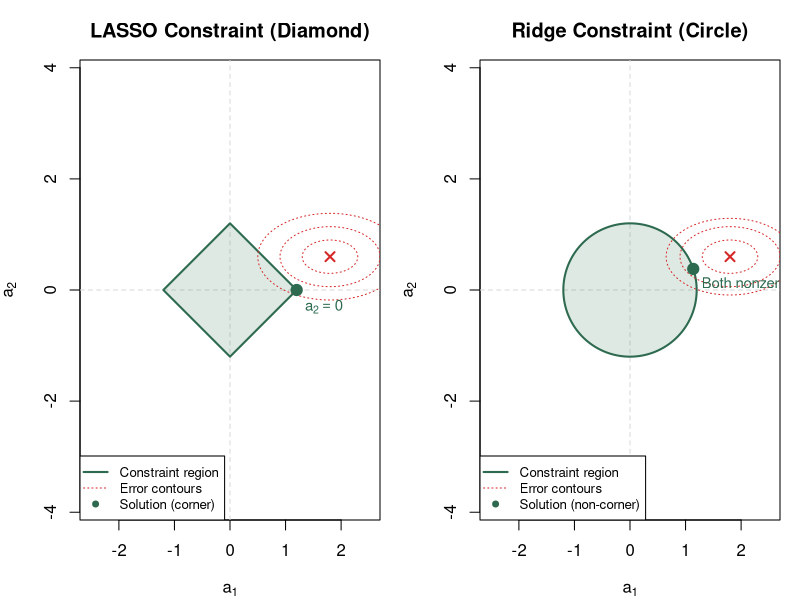

This chart was generated by the following R code:
## ---- chunk 1
#| label: plot-lasso-vs-ridge
#| fig-cap: "LASSO constraint (diamond) vs. Ridge constraint (circle). The error ellipses tend to touch the diamond at corners (where coefficients = 0) but touch the circle at non-corner points (all coefficients nonzero)."
#| fig-width: 8
#| fig-height: 4

par(mfrow = c(1, 2), mar = c(4, 4, 3, 1))

# --- LASSO (diamond) ---
plot(NULL, xlim = c(-2.5, 2.5), ylim = c(-2.5, 2.5), asp = 1,
     xlab = expression(a[1]), ylab = expression(a[2]),
     main = "LASSO Constraint (Diamond)")
abline(h = 0, v = 0, col = "gray85", lty = 2)

# Diamond constraint region
T_val <- 1.2
polygon(c(T_val, 0, -T_val, 0), c(0, T_val, 0, -T_val),
        col = rgb(0.18, 0.42, 0.31, 0.15), border = "#2d6a4f", lwd = 2)

# Error ellipses (centered away from origin)
theta <- seq(0, 2 * pi, length.out = 200)
cx <- 1.8; cy <- 0.6
for (r in c(0.5, 0.9, 1.3)) {
  ex <- cx + r * cos(theta)
  ey <- cy + r * 0.6 * sin(theta)
  lines(ex, ey, col = "#d62828", lty = 3)
}
points(cx, cy, pch = 4, col = "#d62828", cex = 1.2, lwd = 2)

# Mark the corner where ellipse touches diamond
points(T_val, 0, pch = 19, col = "#2d6a4f", cex = 1.5)
text(T_val + 0.15, -0.3, expression(a[2] == 0), col = "#2d6a4f", cex = 0.9, adj = 0)

legend("bottomleft", legend = c("Constraint region", "Error contours", "Solution (corner)"),
       col = c("#2d6a4f", "#d62828", "#2d6a4f"), lty = c(1, 3, NA),
       pch = c(NA, NA, 19), lwd = c(2, 1, NA), cex = 0.8, bg = "white")

# --- Ridge (circle) ---
plot(NULL, xlim = c(-2.5, 2.5), ylim = c(-2.5, 2.5), asp = 1,
     xlab = expression(a[1]), ylab = expression(a[2]),
     main = "Ridge Constraint (Circle)")
abline(h = 0, v = 0, col = "gray85", lty = 2)

# Circle constraint region
R_val <- 1.2
cx_circ <- R_val * cos(theta)
cy_circ <- R_val * sin(theta)
polygon(cx_circ, cy_circ,
        col = rgb(0.18, 0.42, 0.31, 0.15), border = "#2d6a4f", lwd = 2)

# Error ellipses
for (r in c(0.5, 0.9, 1.15)) {
  ex <- cx + r * cos(theta)
  ey <- cy + r * 0.6 * sin(theta)
  lines(ex, ey, col = "#d62828", lty = 3)
}
points(cx, cy, pch = 4, col = "#d62828", cex = 1.2, lwd = 2)

# Mark the tangent point (NOT on an axis)
angle_touch <- atan2(cy, cx)
px <- R_val * cos(angle_touch)
py <- R_val * sin(angle_touch)
points(px, py, pch = 19, col = "#2d6a4f", cex = 1.5)
text(px + 0.15, py - 0.25, "Both nonzero", col = "#2d6a4f", cex = 0.9, adj = 0)

legend("bottomleft", legend = c("Constraint region", "Error contours", "Solution (non-corner)"),
       col = c("#2d6a4f", "#d62828", "#2d6a4f"), lty = c(1, 3, NA),
       pch = c(NA, NA, 19), lwd = c(2, 1, NA), cex = 0.8, bg = "white")
